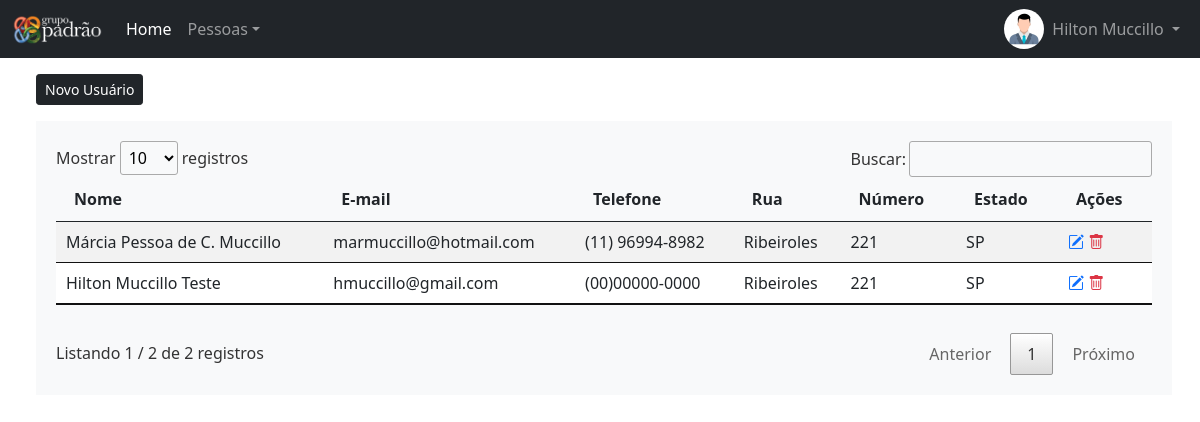
The app's page /painel-admin/index.php?pag=administradores (signed in) with its own data.
### tables this page shows
CREATE TABLE `usuarios` (
  `id` int(11) NOT NULL,
  `nome` varchar(50) NOT NULL,
  `email` varchar(50) NOT NULL,
  `telefone` varchar(20) NOT NULL,
  `rua` varchar(50) DEFAULT NULL,
  `numero` varchar(20) NOT NULL,
  `estado` varchar(10) NOT NULL,
  `nivel` varchar(20) NOT NULL,
  `id_pessoa` int(11) NOT NULL,
  `senha` varchar(10) NOT NULL
);

CREATE TABLE `administradores` (
  `id` int(11) NOT NULL,
  `nome` varchar(50) NOT NULL,
  `email` varchar(50) NOT NULL,
  `telefone` varchar(20) NOT NULL,
  `rua` varchar(50) NOT NULL,
  `numero` varchar(20) NOT NULL,
  `estado` varchar(10) NOT NULL
);

### painel-admin/administradores.php (the view, shortened to what this page needs)
<?php
require_once("../conexao.php");
?>
<div class="col-md-12 my-3">
    <a href="#" onclick="inserir()" type="button" class="btn btn-dark btn-sm">Novo Usuário</a>
</div>
<div class="tabela bg-light">
    <?php
    $query = $pdo->query("SELECT * FROM administradores order by id desc");
    $res = $query->fetchAll(PDO::FETCH_ASSOC);
    $total_reg = count($res);
    if($total_reg > 0){
    ?>
    <table id="example" class="table table-striped my-4" style="width:100%">
        <thead>
            <tr>
                <th>Nome</th>
                <th>E-mail</th>
                <th>Telefone</th>
                <th>Rua</th>
                <th>Número</th>
                <th>Estado</th>
                <th>Ações</th>
            </tr>
        </thead>
        <tbody>
            <?php
				for($i=0; $i < $total_reg; $i++){
				    $nome = $res[$i]['nome'];
					$email = $res[$i]['email'];
					$telefone = $res[$i]['telefone'];
					$rua = $res[$i]['rua'];
					$numero = $res[$i]['numero'];
					$estado = $res[$i]['estado'];
					$id = $res[$i]['id'];
            ?>
            <tr>
                <td><?php echo $nome ?></td>
                <td><?php echo $email ?></td>
                <td><?php echo $telefone ?></td>
                <td><?php echo $rua ?></td>
                <td><?php echo $numero ?></td>
                <td><?php echo $estado ?></td>
                <td>
                    <a href="#" onclick="editar('<?php echo $id ?>', '<?php echo $nome ?>', '<?php echo $email ?>', '<?php echo $telefone ?>', '<?php echo $rua ?>', '<?php echo $numero ?>', '<?php echo $estado ?>')"
                        title="Editar Registro"> <i class="bi bi-pencil-square text-primary"></i> </a>
                    <a href="#" onclick="excluir('<?php echo $id ?>' , '<?php echo $nome ?>')" title="Excluir Registro">
                        <i class="bi bi-trash text-danger"></i> </a>
                </td>
            </tr>
            <?php } ?>
        </tbody>
    </table>
    <?php }else{
		echo 'Não Existem Dados Cadastrados';
	} ?>
</div>

### painel-admin/index.php (shortened to what this page needs)
<?php
require_once("../conexao.php");
$id_usuario = @$_SESSION['id_usuario'];
$query = $pdo->query("SELECT * FROM usuarios where id = '$id_usuario' ");
$res = $query->fetchAll(PDO::FETCH_ASSOC);
$nome_usu = $res[0]['nome'];
$pag = @$_GET['pag'];
?>
<!DOCTYPE html>
<html lang="pt-br">
<head>
    <link href="https://cdn.jsdelivr.net/npm/bootstrap@5.0.1/dist/css/bootstrap.min.css" rel="stylesheet">
	<link href="../style/style.css" rel="stylesheet" type="text/css">
	<link rel="stylesheet" href="https://cdn.jsdelivr.net/npm/bootstrap-icons@1.5.0/font/bootstrap-icons.css">
	<link rel="stylesheet" type="text/css" href="../DataTables/datatables.min.css"/>
</head>
<body>
    <nav class="navbar navbar-expand-lg navbar-dark bg-dark">
        <div class="container-fluid">
            <a class="navbar-brand" href="index.php">
                <img src="../images/logo.png" alt="Logo" width="90px">
            </a>
            <div class="collapse navbar-collapse" id="navbarSupportedContent">
                <ul class="navbar-nav me-auto mb-2 mb-lg-0">
                    <li class="nav-item">
                        <a class="nav-link active" aria-current="page" href="index.php">Home</a>
                    </li>
                    <li class="nav-item dropdown">
                        <a class="nav-link dropdown-toggle" href="#" id="navbarDropdown" role="button"
                            data-bs-toggle="dropdown" aria-expanded="false">
                            Pessoas</a>
                    </li>
                </ul>
                <div class="d-flex mr-4">
                    <img class="img-profile rounded-circle" src="../images/user.jpg" width="40px" height="40px">
                    <ul class="navbar-nav">
                        <li class="nav-item dropdown">
                            <a class="nav-link dropdown-toggle" href="#" id="navbarDropdown" role="button"
                                data-bs-toggle="dropdown" aria-expanded="false">
                                <?php echo @$nome_usu ?>
                            </a>
                        </li>
                    </ul>
                </div>
            </div>
        </div>
    </nav>
    <div class="container-fluid mb-4 mx-4">
        <?php
            require_once($pag.'.php');
        ?>
    </div>
</body>
</html>

### style/style.css (style rules this page uses)
.tabela { margin-right: 40px; padding: 20px; }
.tabela a { text-decoration: none; }

### records on screen
usuarios: nome "Hilton Muccillo"
administradores: nome "Márcia Pessoa de C. Muccillo", email "marmuccillo@hotmail.com", telefone "(11) 96994-8982", rua "Ribeiroles", numero "221", estado "SP"
administradores: nome "Hilton Muccillo Teste", email "hmuccillo@gmail.com", telefone "(00)00000-0000", rua "Ribeiroles", numero "221", estado "SP"
